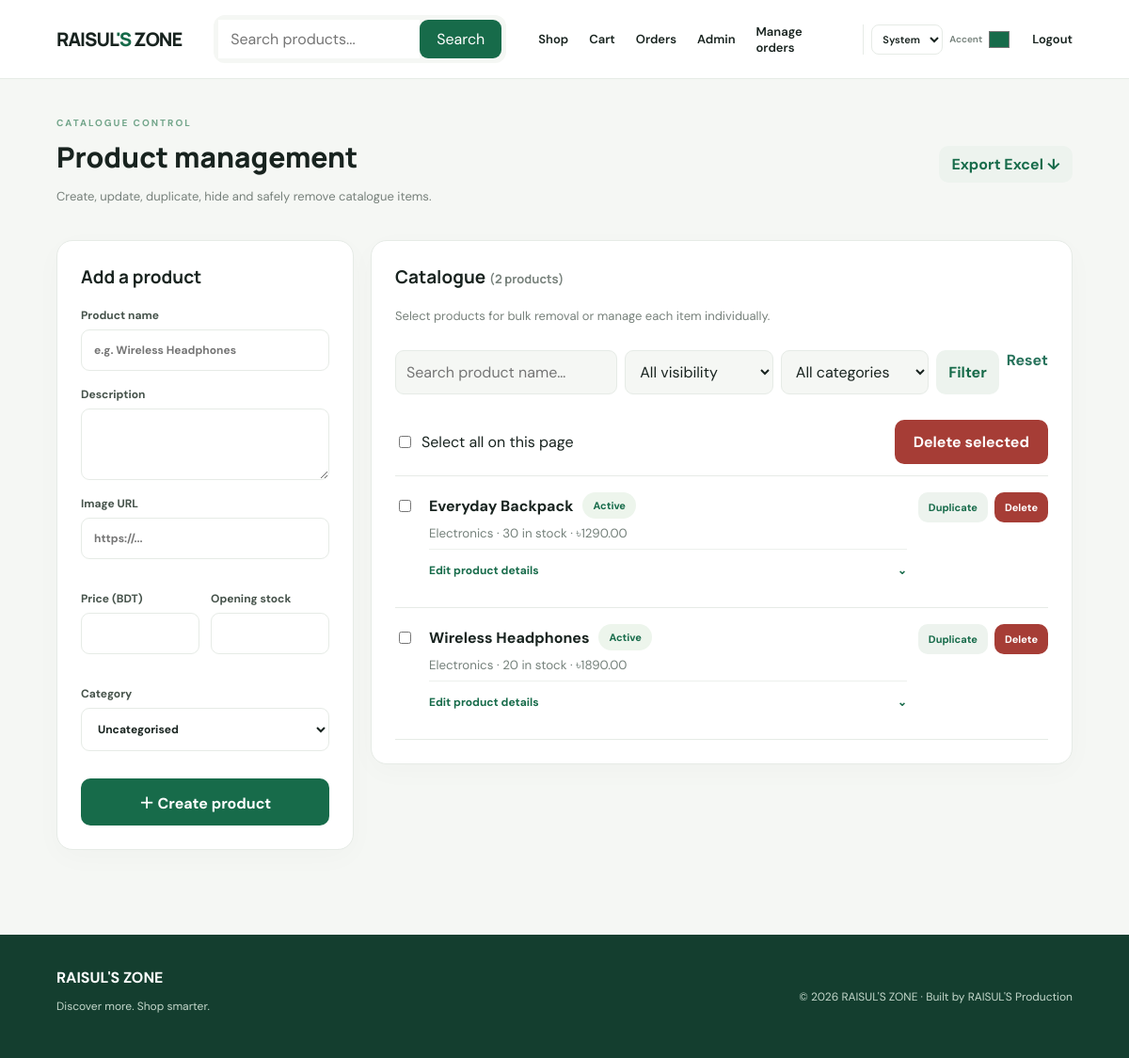
The app's page /admin/products (signed in) with its own data.
### app/models.py (models this page shows)
class Product(db.Model):
    id = db.Column(db.Integer, primary_key=True)
    name = db.Column(db.String(160), nullable=False, index=True)
    description = db.Column(db.Text, default="")
    price = db.Column(db.Numeric(10, 2), nullable=False)
    stock = db.Column(db.Integer, default=0)
    image_url = db.Column(db.String(500), default="")
    category_id = db.Column(db.Integer, db.ForeignKey("category.id"))
    active = db.Column(db.Boolean, default=True)
    created_at = db.Column(db.DateTime, default=datetime.utcnow)
    category = db.relationship("Category")

class Category(db.Model):
    id = db.Column(db.Integer, primary_key=True)
    name = db.Column(db.String(80), unique=True, nullable=False)
    slug = db.Column(db.String(100), unique=True, nullable=False)

### app/admin.py (the view, shortened to what this page needs)
@admin.route('/products', methods=['GET','POST'])
@login_required
def products():
    admin_required()
    query=Product.query
    search=request.args.get('q','').strip()
    status=request.args.get('status','')
    category_id=request.args.get('category',type=int)
    if search:
        query=query.filter(Product.name.ilike(f'%{search}%'))
    if status == 'active': query=query.filter_by(active=True)
    elif status == 'hidden': query=query.filter_by(active=False)
    if category_id: query=query.filter_by(category_id=category_id)
    page=max(request.args.get('page',1,type=int),1)
    pagination=query.order_by(Product.id.desc()).paginate(page=page,per_page=12,error_out=False)
    return render_template('admin_products.html', products=pagination.items, pagination=pagination,
        categories=Category.query.order_by(Category.name.asc()).all(), search=search, selected_status=status,
        selected_category=category_id)

### app/admin.py (called while the page is built)
def admin_required():
    if not current_user.is_authenticated or current_user.role != "admin": abort(403)

### app/models.py (called while the page is built)
@login_manager.user_loader
def load_user(user_id):
    return db.session.get(User, int(user_id))

### app/templates/admin_products.html (shortened to what this page needs)
{% extends 'base.html' %}
{% block content %}
<div class="page-heading admin-heading">
  <div><span class="eyebrow">CATALOGUE CONTROL</span><h1>Product management</h1><p class="muted">Create, update, duplicate, hide and safely remove catalogue items.</p></div>
  <a class="button secondary" href="{{ url_for('admin.export',kind='products') }}">Export Excel ↓</a>
</div>
<div class="product-admin-layout">
  <form class="panel form-panel" method="post" action="{{ url_for('admin.products') }}">
    <h2>Add a product</h2>
    <label>Product name<input name="name" required maxlength="160" placeholder="e.g. Wireless Headphones"></label>
    <label>Description<textarea name="description" rows="3" maxlength="5000"></textarea></label>
    <label>Image URL<input name="image_url" type="url" maxlength="500" placeholder="https://..."></label>
    <div class="inline-fields">
      <label>Price (BDT)<input type="number" name="price" min="0" step="0.01" required></label>
      <label>Opening stock<input type="number" name="stock" min="0" step="1" required></label>
    </div>
    <label>Category<select name="category_id"><option value="">Uncategorised</option>{% for c in categories %}<option value="{{ c.id }}">{{ c.name }}</option>{% endfor %}</select></label>
    <button class="button full" type="submit">＋ Create product</button>
  </form>
  <section class="panel product-list-panel">
    <div class="section-title-row"><div><h2>Catalogue <span class="muted">({{ pagination.total }} products)</span></h2><p class="muted">Select products for bulk removal or manage each item individually.</p></div></div>
    <form class="product-filter" method="get" action="{{ url_for('admin.products') }}">
      <input name="q" value="{{ search }}" placeholder="Search product name…">
      <select name="status"><option value="">All visibility</option></select>
      <select name="category"><option value="">All categories</option>{% for c in categories %}<option value="{{ c.id }}" {% if selected_category==c.id %}selected{% endif %}>{{ c.name }}</option>{% endfor %}</select>
      <button class="button secondary" type="submit">Filter</button>
      <a class="text-button" href="{{ url_for('admin.products') }}">Reset</a>
    </form>
      <div class="bulk-toolbar"><label class="check-label"><input type="checkbox" id="select-all-products"> Select all on this page</label><button class="button danger-button" type="submit" form="bulk-delete-form">Delete selected</button></div>
      {% for p in products %}
      <div class="product-admin-card">
        <div class="product-select"><input type="checkbox" form="bulk-delete-form" name="product_ids" value="{{ p.id }}" class="product-check" aria-label="Select {{ p.name }}"></div>
        <div class="product-admin-main">
          <div class="product-admin-title"><strong>{{ p.name }}</strong><span class="status {{ 'status-hidden' if not p.active else '' }}">{{ 'Active' if p.active else 'Hidden / Draft' }}</span></div>
          <small>{{ p.category.name if p.category else 'Uncategorised' }} · {{ p.stock }} in stock · ৳{{ '%.2f'|format(p.price) }}</small>
          <details class="product-edit"><summary>Edit product details <span>⌄</span></summary>
          </details>
        </div>
        <div class="product-admin-actions">
          <form method="post" action="{{ url_for('admin.duplicate_product',product_id=p.id) }}"><input type="hidden" name="csrf_token" value="{{ csrf_token() }}"><button class="button secondary" type="submit">Duplicate</button></form>
          <form method="post" action="{{ url_for('admin.delete_product',product_id=p.id) }}" onsubmit="return confirm('Delete this product? Historical order details will be preserved.');"><input type="hidden" name="csrf_token" value="{{ csrf_token() }}"><button class="button danger-button" type="submit">Delete</button></form>
        </div>
      </div>
      {% else %}<div class="empty-state">No products match your filters. Try resetting the search or create a new product.</div>{% endfor %}
  </section>
</div>
{% endblock %}

### app/static/css/style.css (style rules this page uses)
:root { --ink:#18231f;--muted:#75817b;--paper:#f5f7f4;--white:#fff;--green:#176b4a;--lime:#c8f169;--line:#e6ebe6;--shadow:0 18px 50px rgba(22,48,35,.08) }
* { box-sizing:border-box }
html { scroll-behavior:smooth }
body { margin:0;background:var(--paper);color:var(--ink);font-family:'DM Sans',sans-serif }
a { color:inherit;text-decoration:none }
button,input,textarea,select { font:inherit }
.eyebrow { font-size:10px;font-weight:700;letter-spacing:2px;color:#72a58a }
.button { display:inline-flex;justify-content:center;align-items:center;background:var(--green);color:#fff;border:0;border-radius:10px;padding:13px 20px;font-weight:700;cursor:pointer;transition:.2s }
.button.secondary { background:#edf3ee;color:var(--green);padding:9px 13px }
.button.full { width:100%;margin-top:12px }
.section-head h2,.page-heading h1 { font:800 30px Manrope;margin:7px 0 }
.page-heading { margin:15px 0 25px }
.panel { background:#fff;border:1px solid var(--line);border-radius:17px;padding:25px;box-shadow:0 8px 30px #102c1a06 }
.panel h2 { font:700 19px Manrope;margin:0 0 20px }
.muted { color:var(--muted);font-size:13px }
.auth-card label,.form-panel label { display:block;font-size:12px;font-weight:700;margin:15px 0;color:#46534b }
.auth-card input,.form-panel input,.form-panel textarea,.form-panel select { display:block;width:100%;padding:13px;border:1px solid var(--line);border-radius:9px;margin-top:7px;outline-color:var(--green);background:#fff }
.form-panel label { margin:17px 0 }
.status { background:#edf5ec;color:var(--green);border-radius:30px;padding:7px 11px;font-size:11px;font-weight:700 }
.admin-heading { display:flex;justify-content:space-between;align-items:center }
.section-title-row { display:flex;align-items:center;justify-content:space-between;gap:12px }
.section-title-row a,.text-button { color:#28735c;font-weight:700;text-decoration:none }
.text-button { border:0;background:none;cursor:pointer;white-space:nowrap }
.product-edit { border-top:1px solid #edf0ed;padding:14px 0 }
.product-edit summary { display:flex;justify-content:space-between;align-items:center;gap:10px;cursor:pointer;list-style:none }
.inline-fields { display:grid;grid-template-columns:1fr 1fr;gap:12px }
.check-label { display:flex;align-items:center;gap:8px }
.check-label input { width:auto }
.muted { color:#77817b }
:root { color-scheme:light;--focus:color-mix(in srgb,var(--green) 28%,transparent) }
body { background:var(--paper);color:var(--ink) }
.topbar,.panel,.stat-card,.product-card,.auth-card,.empty-state,.admin-shortcuts a { background:var(--white);color:var(--ink) }
.search input,.form-panel input,.form-panel textarea,.form-panel select,.auth-card input,.sort-form select,.order-row select,.filter-bar select { background:var(--white);color:var(--ink);border-color:var(--line) }
.product-admin-layout { display:grid;grid-template-columns:minmax(260px,.72fr) minmax(0,1.7fr);gap:18px;align-items:start }
.product-list-panel { min-width:0 }
.product-filter { display:grid;grid-template-columns:minmax(140px,1.5fr) minmax(120px,1fr) minmax(120px,1fr) auto auto;gap:8px;margin:15px 0 }
.product-filter input,.product-filter select { min-width:0;width:100%;padding:11px;border:1px solid var(--line);border-radius:9px;background:var(--paper);color:var(--ink) }
.bulk-toolbar { display:flex;justify-content:space-between;align-items:center;gap:12px;padding:12px 0;border-bottom:1px solid var(--line) }
.product-admin-card { display:grid;grid-template-columns:24px minmax(0,1fr) auto;gap:12px;padding:17px 0;border-bottom:1px solid var(--line);align-items:start }
.product-select { padding-top:5px }
.product-admin-title { display:flex;gap:10px;align-items:center;flex-wrap:wrap }
.product-admin-main>small { display:block;color:var(--muted);margin:7px 0 }
.product-admin-actions { display:flex;gap:7px;flex-wrap:wrap }
.product-admin-actions .button { font-size:11px;padding:9px 11px }
.danger-button { background:#a63d36;color:#fff }
.product-edit { margin-top:8px }
.product-edit summary { color:var(--green);font-size:12px;font-weight:700 }

### records on screen
Product: name "Everyday Backpack", active "Active", category "Electronics", stock "30", price "1290.00"
Product: name "Wireless Headphones", active "Active", category "Electronics", stock "20", price "1890.00"

### other values on screen
{{ pagination.total }} "2"
{{ 2026 }} "2026"
